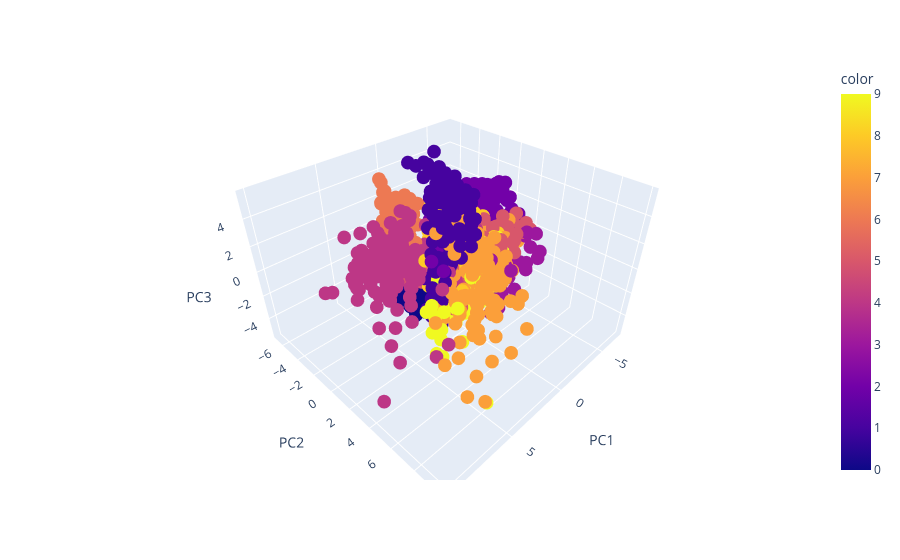

The code cell stored with this chart in its notebook:
### Code cell
fig = px.scatter_3d(df, x='PC1', y='PC2', z='PC3', color=labels, )
fig.show()

### Figure 1 — Plotly figure (JSON) as saved in the notebook; plotly's stock layout.template omitted (floating-point values rounded to 4 significant figures; data arrays with more than 128 entries replaced by an {"elided": "..."} marker saying what was removed)
{"data": [{"hovertemplate": "PC1=%{x}<br>PC2=%{y}<br>PC3=%{z}<br>color=%{marker.color}<extra></extra>", "legendgroup": "", "marker": {"color": {"elided": "1797 int values"}, "coloraxis": "coloraxis", "symbol": "circle"}, "mode": "markers", "name": "", "scene": "scene", "showlegend": false, "x": {"elided": "1797 float values"}, "y": {"elided": "1797 float values"}, "z": {"elided": "1797 float values"}, "type": "scatter3d"}], "layout": {"scene": {"domain": {"x": [0.0, 1.0], "y": [0.0, 1.0]}, "xaxis": {"title": {"text": "PC1"}}, "yaxis": {"title": {"text": "PC2"}}, "zaxis": {"title": {"text": "PC3"}}}, "coloraxis": {"colorbar": {"title": {"text": "color"}}, "colorscale": [[0.0, "#0d0887"], [0.1111, "#46039f"], [0.2222, "#7201a8"], [0.3333, "#9c179e"], [0.4444, "#bd3786"], [0.5556, "#d8576b"], [0.6667, "#ed7953"], [0.7778, "#fb9f3a"], [0.8889, "#fdca26"], [1.0, "#f0f921"]]}, "legend": {"tracegroupgap": 0}, "margin": {"t": 60}}}
